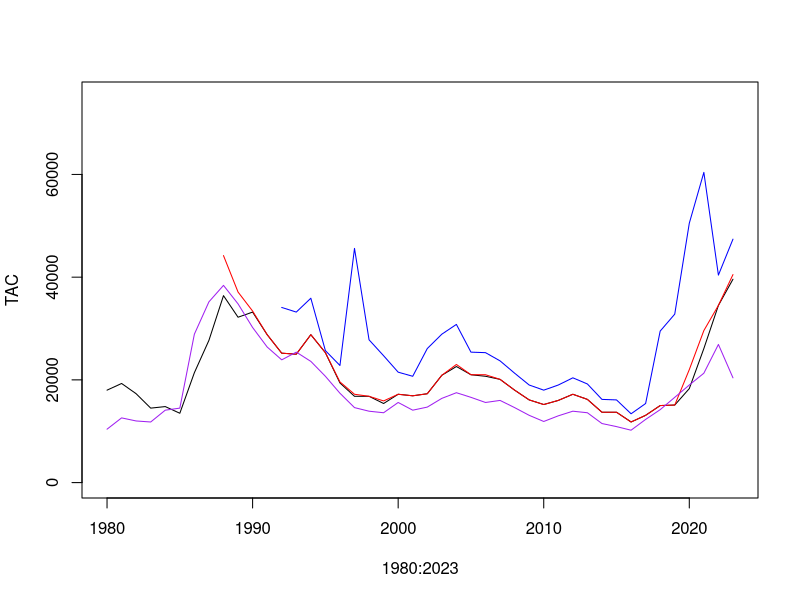

R code for this plot: (Note: this script raises an error after producing the figure.)
OFL <- c(34100, 33200, 35900, 25700, 22800, 45600, 27800, 24700, 21500, 20700, 26100, 28900, 30800, 25400, 25300, 23700, 21300, 19000, 18000, 19000, 20400, 19200, 16200, 16100, 13400, 15400, 29500, 32800, 50500, 60400, 40400, 47400)
ABC <- c(44200, 37100, 33400, 28800, 25200, 25000, 28800, 25300, 19600, 17200, 16800, 15900, 17200, 16900, 17300, 20900, 23000, 21000, 21000, 20100, 18000, 16100, 15200, 16000, 17200, 16200, 13700, 13700, 11800, 13100, 15000, 15100, 22000, 29600, 34500, 40500)
TAC <- c(18000, 19300, 17300, 14500, 14800, 13500, 21400, 27700, 36400, 32200, 33200, 28800, 25200, 25000, 28800, 25300, 19400, 16800, 16800, 15400, 17200, 16900, 17300, 20900, 22600, 21000, 20700, 20100, 18000, 16100, 15200, 16000, 17200, 16200, 13700, 13700, 11800, 13100, 15000, 15100, 18300, 26100, 34500, 39600)
lan <- c(10400, 12600, 12000, 11800, 14100, 14500, 28900, 35200, 38400, 34800, 30200, 26400, 23900, 25400, 23600, 20700, 17400, 14600, 13900, 13600, 15600, 14100, 14700, 16400, 17500, 16600, 15600, 16000, 14600, 13100, 11900, 13000, 13900, 13600, 11500, 10900, 10200, 12300, 14200, 16600, 19000, 21300, 26900, 20400)

names(OFL) <- 1992:2023
names(ABC) <- 1988:2023
names(TAC) <- 1980:2023
names(lan) <- 1980:2023

plot(1980:2023, TAC, type="l", col="black", ylim=c(0, 75000))
lines(1988:2023, ABC, col="red")
lines(1992:2023, OFL, col="blue")
lines(1980:2023, lan, col="purple")

management_quantities <- data.frame(
    year = 1980:2023,
    OFL=c(rep(NA, length(TAC) - length(OFL)), OFL),
    ABC=c(rep(NA, length(TAC) - length(ABC)), ABC),
    TAC=c(rep(NA, length(TAC) - length(TAC)), TAC),
    landings=c(rep(NA, length(TAC) - length(lan)), lan)
) %>% pivot_longer(OFL:landings, names_to="quantity", values_to="value") %>%
    mutate(
        quantity = factor(quantity, levels=c("OFL", "ABC", "TAC", "landings"), labels=c("OFL", "ABC", "TAC", "Landings"))
    )

ggplot(management_quantities, aes(x=year, y=value, color=quantity))+
    geom_line(size=1.5)+
    scale_y_continuous(limits=c(0, 75000), labels=scales::comma)+
    labs(x="Year", y="Catch (mt)", title="Alaska Sablefish Management Quantities", color="Quantity")+
    coord_cartesian(expand=0)+
    theme_bw()


management_quantities %>%
    group_by(quantity) %>%
    mutate(
        change = abs((value-lag(value, 1))/value)
        # change = replace_na(change, 0)
    ) %>%
    filter(year > 1992) %>%
    summarise(
        trigger_10 = sum(change >= 0.10, na.rm=TRUE),
        trigger_15 = sum(change >= 0.15, na.rm=TRUE),
        trigger_25 = sum(change >= 0.25, na.rm=TRUE)
    ) %>%
    print(n=100)
